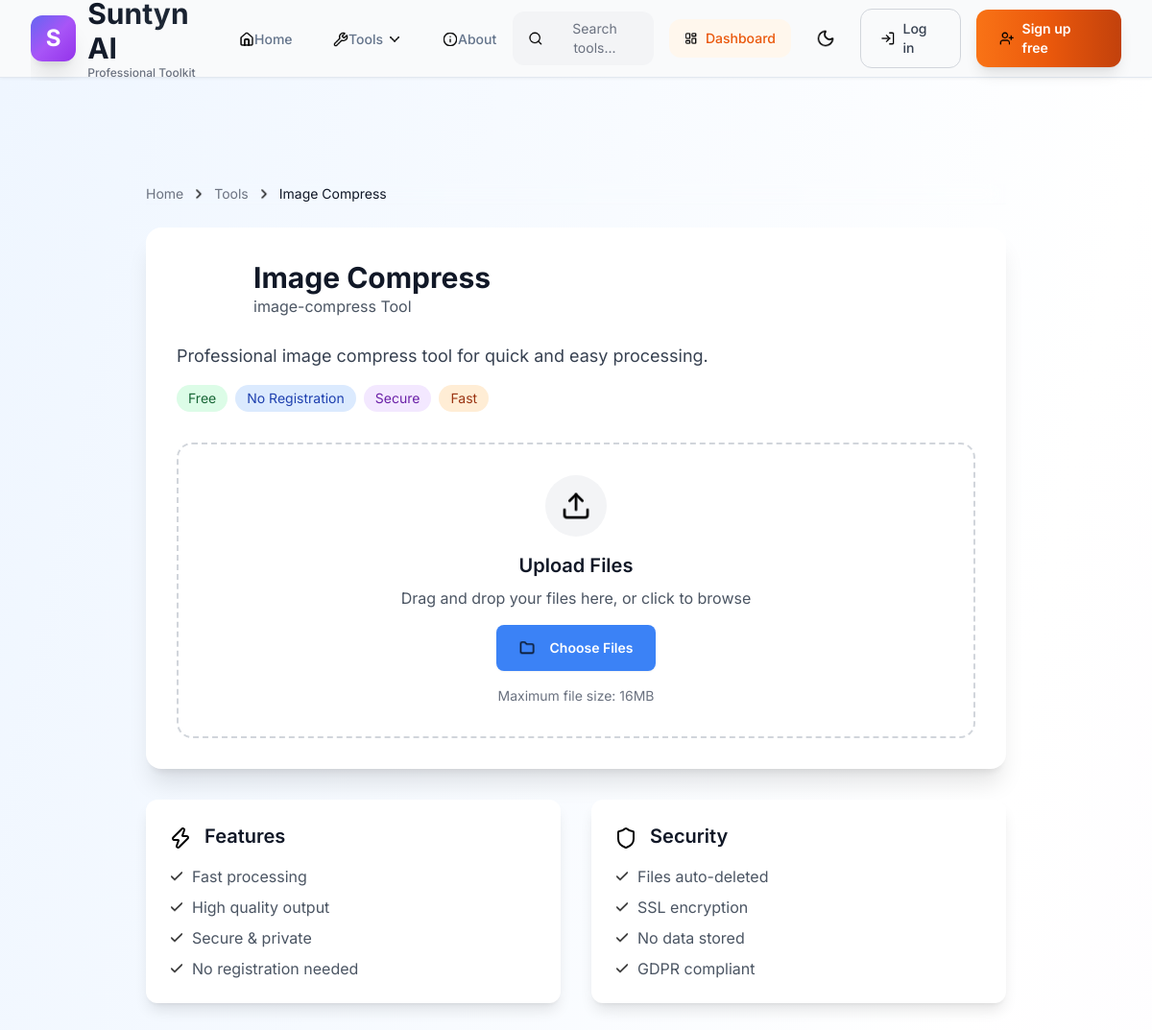
The app's page /tools/image-compress with its own data.
### models.py (models this page shows)
class Tool(db.Model):
    __tablename__ = 'tools'
    id = db.Column(db.Integer, primary_key=True)
    name = db.Column(db.String(100), nullable=False, unique=True)
    display_name = db.Column(db.String(150), nullable=False)
    description = db.Column(db.Text, nullable=False)
    category_id = db.Column(db.Integer, db.ForeignKey('tool_categories.id'), nullable=False)
    icon = db.Column(db.String(50), nullable=False)
    is_active = db.Column(db.Boolean, default=True)
    is_premium = db.Column(db.Boolean, default=False)
    usage_count = db.Column(db.Integer, default=0)
    features = db.Column(JSON, default=lambda: [])
    file_types = db.Column(JSON, default=lambda: [])
    max_file_size_mb = db.Column(db.Integer, default=16)
    created_at = db.Column(db.DateTime, default=datetime.utcnow)
    category = db.relationship('ToolCategory', backref='tools')

### routes/tools.py (the view)
@tools_bp.route('/<tool_name>')
def tool_page(tool_name):
    try:
        tool = Tool.query.filter_by(name=tool_name, is_active=True).first()
        if not tool:
            logger.warning(f"Tool not found: {tool_name}")
            return redirect(url_for('tools.index'))
        logger.info(f"Loading tool page: {tool_name}")
        try:
            return render_template(f'tools/{tool_name}.html',
                                 tool=tool,
                                 firebase_project_id=os.environ.get("FIREBASE_PROJECT_ID", ""),
                                 firebase_app_id=os.environ.get("FIREBASE_APP_ID", ""))
        except:
            logger.info(f"Using generic template for: {tool_name}")
            return render_template('tools/generic_tool.html',
                                 tool_name=tool_name,
                                 tool_info=tool,
                                 firebase_project_id=os.environ.get("FIREBASE_PROJECT_ID", ""),
                                 firebase_app_id=os.environ.get("FIREBASE_APP_ID", ""))
    except Exception as e:
        logger.error(f"Error loading tool page {tool_name}: {e}")
        return redirect(url_for('tools.index'))

### templates/tools/generic_tool.html (shortened to what this page needs)
{% extends "base.html" %}
{% block content %}
<div class="min-h-screen bg-gradient-to-br from-blue-50 via-white to-purple-50 dark:from-gray-900 dark:via-gray-800 dark:to-gray-900 pt-20">
    <div class="container mx-auto px-4 py-8">
        <div class="max-w-4xl mx-auto">
            <nav class="text-sm mb-6">
                <ol class="flex items-center space-x-2 text-gray-500 dark:text-gray-400">
                    <li><a href="{{ url_for('main.index') }}" class="hover:text-blue-600 dark:hover:text-blue-400">Home</a></li>
                    <li><i data-lucide="chevron-right" class="w-4 h-4"></i></li>
                    <li><a href="{{ url_for('tools.index') }}" class="hover:text-blue-600 dark:hover:text-blue-400">Tools</a></li>
                    <li><i data-lucide="chevron-right" class="w-4 h-4"></i></li>
                    <li class="text-gray-900 dark:text-white">{{ tool_name.replace('-', ' ').title() }}</li>
                </ol>
            </nav>
            <div class="bg-white dark:bg-gray-800 rounded-2xl shadow-xl p-8 mb-8">
                <div class="flex items-center space-x-4 mb-6">
                    <div class="w-16 h-16 rounded-2xl bg-{{ tool_info.color }}-100 dark:bg-{{ tool_info.color }}-900 flex items-center justify-center">
                        <i data-lucide="{{ tool_info.custom_icon }}" class="w-8 h-8 text-{{ tool_info.color }}-600 dark:text-{{ tool_info.color }}-400"></i>
                    </div>
                    <div>
                        <h1 class="text-3xl font-bold text-gray-900 dark:text-white">{{ tool_name.replace('-', ' ').title() }}</h1>
                        <p class="text-gray-600 dark:text-gray-300">{{ tool_info.name }} Tool</p>
                    </div>
                </div>
                <div class="mb-8">
                    <p class="text-lg text-gray-700 dark:text-gray-300 mb-4">
                        Professional {{ tool_name.replace('-', ' ').lower() }} tool for quick and easy processing.
                    </p>
                    <div class="flex flex-wrap gap-2">
                        <span class="px-3 py-1 bg-green-100 dark:bg-green-900 text-green-800 dark:text-green-200 rounded-full text-sm">Free</span>
                        <span class="px-3 py-1 bg-blue-100 dark:bg-blue-900 text-blue-800 dark:text-blue-200 rounded-full text-sm">No Registration</span>
                        <span class="px-3 py-1 bg-purple-100 dark:bg-purple-900 text-purple-800 dark:text-purple-200 rounded-full text-sm">Secure</span>
                        <span class="px-3 py-1 bg-orange-100 dark:bg-orange-900 text-orange-800 dark:text-orange-200 rounded-full text-sm">Fast</span>
                    </div>
                </div>
                <div x-data="genericToolHandler('{{ tool_name }}')" class="space-y-6">
                    <div class="border-2 border-dashed border-gray-300 dark:border-gray-600 rounded-2xl p-8 text-center hover:border-blue-400 dark:hover:border-blue-500 transition-colors"
                         @dragover.prevent="dragover = true"
                         @dragleave.prevent="dragover = false"
                         @drop.prevent="handleDrop($event)"
                         :class="{ 'border-blue-400 bg-blue-50 dark:bg-blue-900/20': dragover }">
                        <div class="space-y-4">
                            <div class="w-16 h-16 mx-auto rounded-full bg-gray-100 dark:bg-gray-700 flex items-center justify-center">
                                <i data-lucide="upload" class="w-8 h-8 text-gray-400"></i>
                            </div>
                            <div>
                                <h3 class="text-xl font-semibold text-gray-900 dark:text-white mb-2">Upload Files</h3>
                                <p class="text-gray-600 dark:text-gray-300 mb-4">
                                    Drag and drop your files here, or click to browse
                                </p>
                                <button @click="$refs.fileInput.click()" class="btn btn-primary">
                                    <i data-lucide="folder" class="w-4 h-4 mr-2"></i>
                                    Choose Files
                                </button>
                            </div>
                            <p class="text-sm text-gray-500 dark:text-gray-400">
                                Maximum file size: 16MB
                            </p>
                        </div>
                    </div>
                </div>
            </div>
            <div class="grid md:grid-cols-2 gap-8">
                <div class="bg-white dark:bg-gray-800 rounded-xl shadow-lg p-6">
                    <h3 class="text-xl font-semibold text-gray-900 dark:text-white mb-4">
                        <i data-lucide="zap" class="w-6 h-6 inline mr-2 text-yellow-500"></i>
                        Features
                    </h3>
                    <ul class="space-y-2 text-gray-600 dark:text-gray-300">
                        <li class="flex items-center"><i data-lucide="check" class="w-4 h-4 mr-2 text-green-500"></i> Fast processing</li>
                        <li class="flex items-center"><i data-lucide="check" class="w-4 h-4 mr-2 text-green-500"></i> High quality output</li>
                        <li class="flex items-center"><i data-lucide="check" class="w-4 h-4 mr-2 text-green-500"></i> Secure & private</li>
                        <li class="flex items-center"><i data-lucide="check" class="w-4 h-4 mr-2 text-green-500"></i> No registration needed</li>
                    </ul>
                </div>
                <div class="bg-white dark:bg-gray-800 rounded-xl shadow-lg p-6">
                    <h3 class="text-xl font-semibold text-gray-900 dark:text-white mb-4">
                        <i data-lucide="shield" class="w-6 h-6 inline mr-2 text-blue-500"></i>
                        Security
                    </h3>
                    <ul class="space-y-2 text-gray-600 dark:text-gray-300">
                        <li class="flex items-center"><i data-lucide="check" class="w-4 h-4 mr-2 text-green-500"></i> Files auto-deleted</li>
                        <li class="flex items-center"><i data-lucide="check" class="w-4 h-4 mr-2 text-green-500"></i> SSL encryption</li>
                        <li class="flex items-center"><i data-lucide="check" class="w-4 h-4 mr-2 text-green-500"></i> No data stored</li>
                        <li class="flex items-center"><i data-lucide="check" class="w-4 h-4 mr-2 text-green-500"></i> GDPR compliant</li>
                    </ul>
                </div>
            </div>
        </div>
    </div>
</div>
{% endblock %}

### static/css/main.css (style rules this page uses)
* { box-sizing: border-box; }
nav { backdrop-filter: blur(10px); -webkit-backdrop-filter: blur(10px); border-bottom: 1px solid rgba(229, 231, 235, 0.1); }
nav a { position: relative; overflow: hidden; }
nav a::before { content: ''; position: absolute; bottom: 0; left: 0; width: 0; height: 2px; background: linear-gradient(90deg, #3b82f6, #8b5cf6); transition: width 0.3s ease; }
body { margin: 0; padding: 0; font-family: 'Inter', -apple-system, BlinkMacSystemFont, sans-serif; line-height: 1.6; color: #333; background-color: #f9fafb; }
.btn-primary { transition: all 0.3s ease; background: #3b82f6; color: white; border: none; padding: 12px 24px; border-radius: 8px; font-weight: 600; cursor: pointer; }
:root { --bg-light: #f9fafb; --bg-dark: #111827; --transition-speed: 0.15s; --ease-curve: cubic-bezier(0.25, 0.1, 0.25, 1); }
* { backface-visibility: hidden; -webkit-backface-visibility: hidden; transform: translateZ(0); -webkit-transform: translateZ(0); }
html { background-color: var(--bg-light) !important; min-height: 100vh; margin: 0; padding: 0; transition: none !important; overflow-x: hidden; scroll-behavior: smooth; -webkit-tap-highlight-color: transparent; }
body { background: inherit !important; opacity: 1 !important; visibility: visible !important; display: block !important; margin: 0; padding: 0; transition: none !important; font-display: swap; -webkit-font-smoothing: antialiased; -moz-osx-font-smoothing: grayscale; transform: translateZ(0); will-change: auto; }
body.loaded { opacity: 1 !important; transition: opacity 0.1s ease !important; }
.page-container, main, nav, footer { background: inherit !important; opacity: 1 !important; will-change: auto; }
.page-container, main, nav { background: inherit !important; opacity: 1 !important; }
html { scroll-behavior: smooth; }

### static/css/enhanced-design.css (style rules this page uses)
:root { --suntyn-primary: #6366f1; --suntyn-secondary: #8b5cf6; --suntyn-accent: #a855f7; --suntyn-gradient: linear-gradient(135deg, #6366f1 0%, #8b5cf6 50%, #a855f7 100%); --bg-primary: #ffffff; --bg-secondary: #f8fafc; --text-primary: #1e293b; --text-secondary: #64748b; --border-color: #e2e8f0; --dark-bg-primary: #0f172a; --dark-bg-secondary: #1e293b; --dark-text-primary: #f1f5f9; --dark-text-secondary: #cbd5e1; --dark-border-color: #334155; }

### static/css/orange-3d-theme.css (style rules this page uses)
:root { --toolora-orange-50: #fff7ed; --toolora-orange-100: #ffedd5; --toolora-orange-200: #fed7aa; --toolora-orange-300: #fdba74; --toolora-orange-400: #fb923c; --toolora-orange-500: #f97316; --toolora-orange-600: #ea580c; --toolora-orange-700: #c2410c; --toolora-orange-800: #9a3412; --toolora-orange-900: #7c2d12; --toolora-3d-shadow: 0 8px 25px rgba(234, 88, 12, 0.25); --toolora-3d-glow: 0 0 30px rgba(249, 115, 22, 0.4); }

### records on screen
Tool: replace "Image Compress", name "image-compress", replace "image compress"
